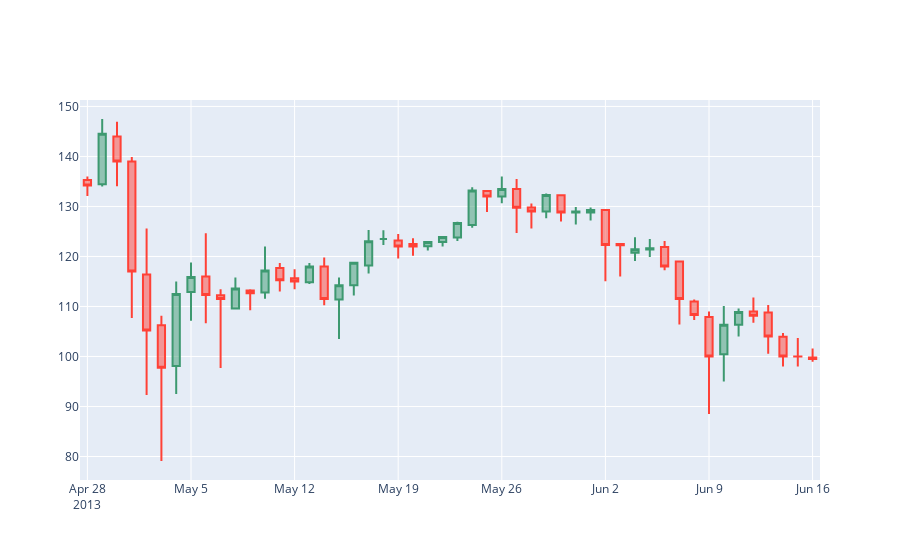

The notebook cell saved with this chart:
### Code cell
fig = go.Figure(data = candle_data)
fig.update_layout(xaxis_rangeslider_visible = False)
fig.show()
